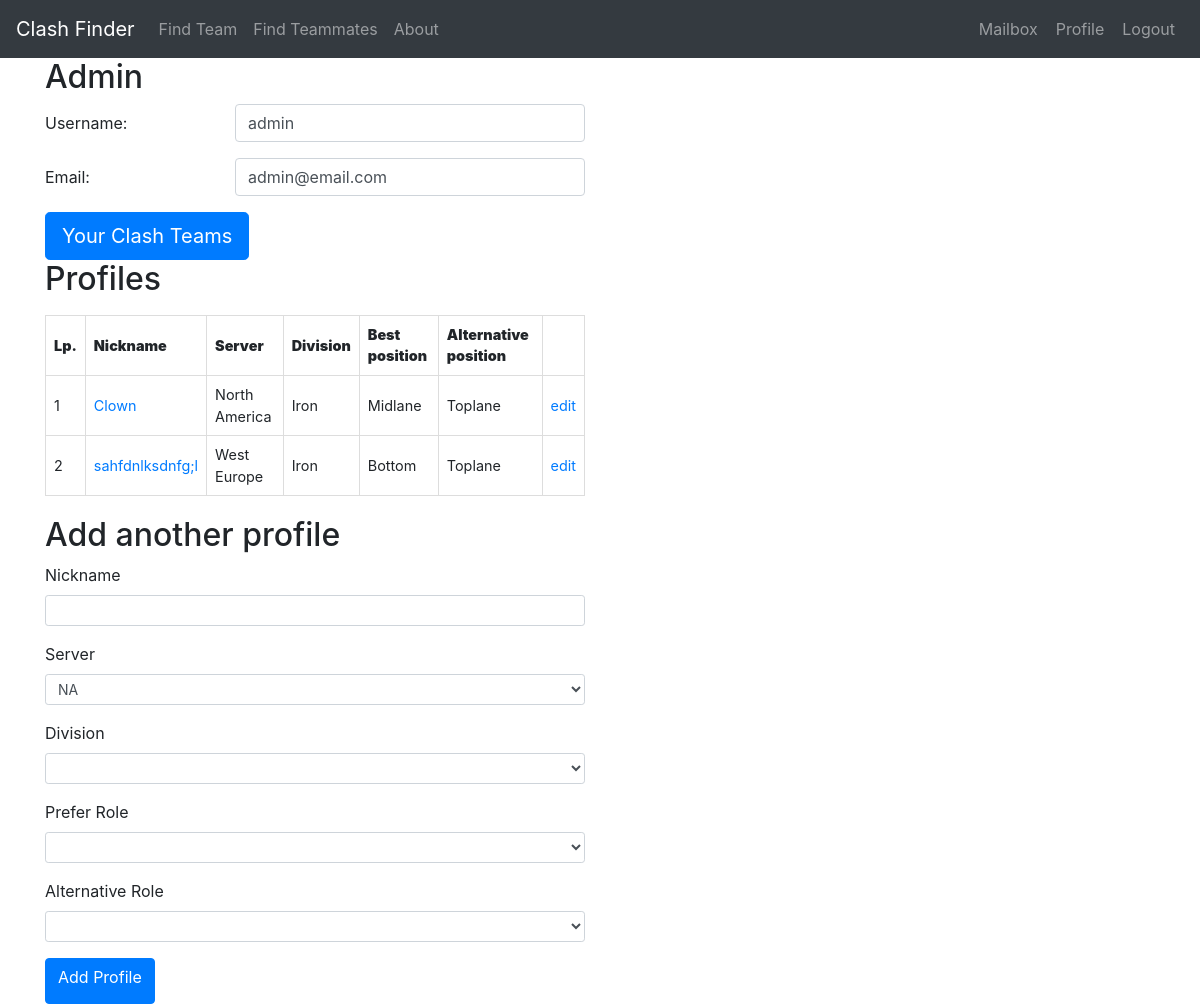
The page /user/admin (signed in) on the database as committed earlier.
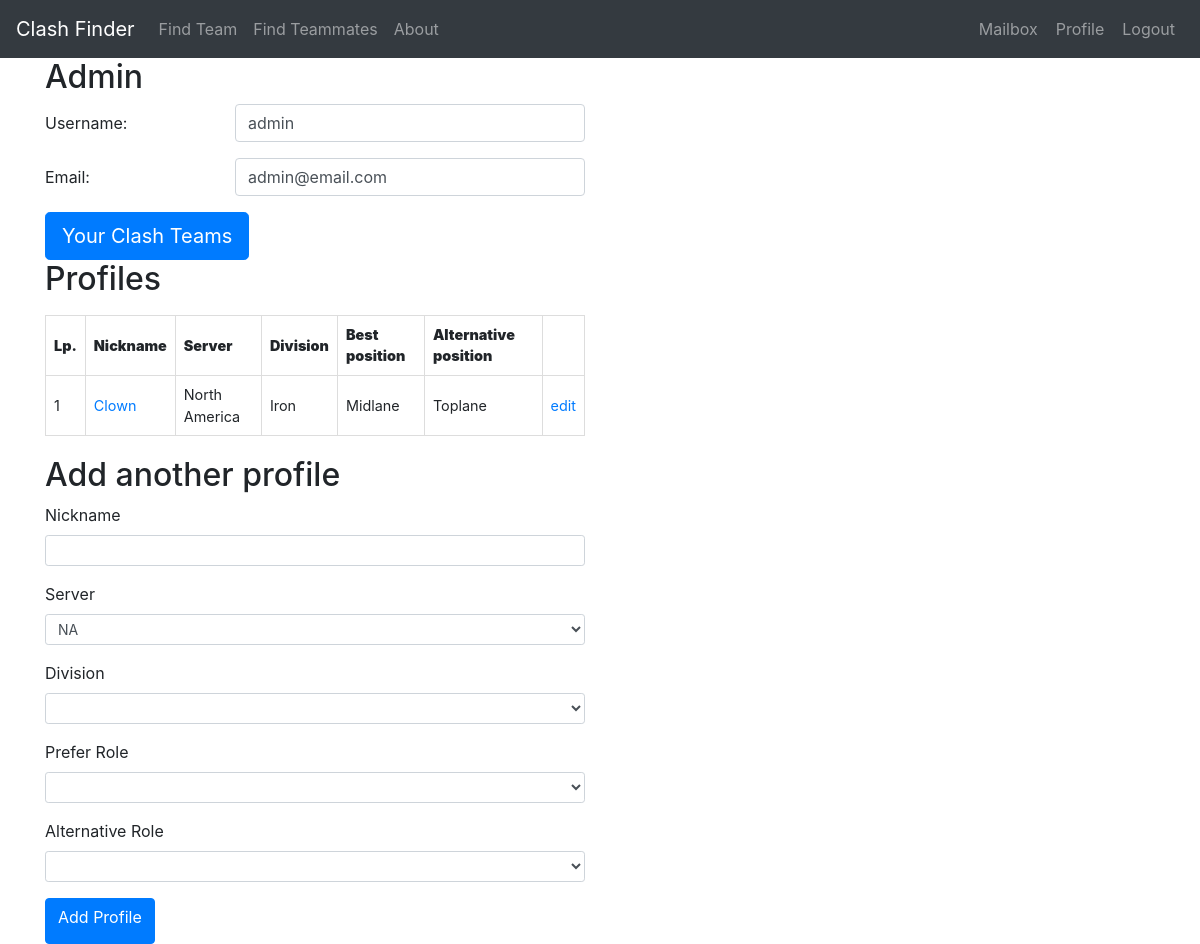
The same page on the database as committed later.
### models.py (models this page shows, shortened)
class User(UserMixin, db.Model):
    id = db.Column(db.Integer, primary_key=True)
    username = db.Column(db.String(64), index=True, unique=True)
    email = db.Column(db.String(120), unique=True, index=True)
    password_hash = db.Column(db.String(128))
    profiles = db.relationship('Profile', backref='User', lazy='dynamic',
                               cascade="all, delete, delete-orphan")  # powiązanie z kontem uzytkownika
    reports = db.relationship('ReportPlayer', backref='Report', lazy='dynamic',
                              cascade="all, delete, delete-orphan")
    invitation_out = db.relationship('ClashInvitation', backref='teamleader', lazy='dynamic',
                                     cascade="all, delete, delete-orphan")
    request_in = db.relationship('ClashRequest', backref='team_creator', lazy='dynamic',
                                 cascade="all, delete, delete-orphan")

class Profile(UserMixin, db.Model):
    id = db.Column(db.Integer, primary_key=True)
    nickname = db.Column(db.String(64), index=True, unique=True)
    server = db.Column(db.String(10), index=True)
    division = db.Column(db.String(20), index=True)
    best_position = db.Column(db.String(20), index=True)
    alternative_position = db.Column(db.String(20), index=True)
    user_id = db.Column(db.Integer, db.ForeignKey('user.id'))
    clash_team = db.relationship('ClashTeam', backref='host', lazy='dynamic')
    invitation_in = db.relationship('ClashInvitation', backref='invitedguest', lazy='dynamic',
                                    cascade="all, delete, delete-orphan")
    request_out = db.relationship('ClashRequest', backref='candidate', lazy='dynamic',
                                  cascade="all, delete, delete-orphan")
    reported = db.relationship('ReportPlayer', backref='Reported', lazy='dynamic',
                               cascade="all, delete, delete-orphan")

### routes.py (the view)
@app.route('/user/<username>', methods=['GET', 'POST'])
@login_required
def user(username):
    user = User.query.filter_by(username=username).first_or_404()
    profiles = Profile.query.filter_by(user_id=user.id).all()
    if len(profiles) == 0:
        profiles = []
    form = ProfileForm()
    return render_template('user.html', profiles=profiles, form=form, user=user, get_server_short_name=get_server_short_name)

### forms.py
class ProfileForm(FlaskForm):
    nickname = StringField('Nickname', validators=[DataRequired()])
    server = SelectField('Server', choices=servers,
                         validators=[DataRequired()])
    division = SelectField('Division', choices=divisions,
                           validators=[DataRequired()])
    pref_role = SelectField(
        'Prefer Role', choices=positions, validators=[DataRequired()])
    alternative_role = SelectField('Alternative Role', choices=positions, validators=[
                                   DataRequired(), DifferentRole('pref_role')])
    submit = SubmitField('Add Profile')

### forms.py (called while the page is built)
def get_server_short_name(server_name):
    for server in servers:
        if server[0] == server_name:
            return server[1]
    return ''

### models.py (called while the page is built)
@login.user_loader
def load_user(id):
    return User.query.get(int(id))

### templates/user.html (shortened to what this page needs)
{% extends "base.html" %}
{% block content %}
<div class="container">
	<div class="row">
		<div class="col-sm-6">
			<h2>{{ user.username | title }}</h2>
			{% if current_user.id == user.id %}
			<div class="account-info">
				<div class="form-group row">
					<label for="username" class="col-sm-4 col-form-label">Username:</label>
					<div class="col-sm-8">
						<div class="form-control">{{ user.username }}</div>
					</div>
				</div>
			</div>
			<div class="account-info">
				<div class="form-group row">
					<label for="email" class="col-sm-4 col-form-label">Email:</label>
					<div class="col-sm-8">
						<div class="form-control">{{ user.email }}</div>
					</div>
				</div>
			</div>
			{% endif %}
			{% if current_user.id == user.id %}
			<a href="{{ url_for('yourteams', username=user.username) }}" class="btn btn-primary btn-lg">Your Clash
				Teams</a>
			{% endif %}
			{% if profiles %}
			<div class="account-info">
				<label for="profiles">
					<h2>Profiles</h2>
				</label>
				<table>
					<thead>
						<tr>
							<th><strong>Lp.</strong></th>
							<th><strong>Nickname</strong></th>
							<th><strong>Server</strong></th>
							<th><strong>Division</strong></th>
							<th><strong>Best position</strong></th>
							<th><strong>Alternative position</strong></th>
							{% if current_user.id == user.id %}
							<td></td>
							{% endif %}
						</tr>
					</thead>
					<tbody>
						{% for profile in profiles %}
						<tr>
							<td>{{ loop.index }}</td>
							<td><a
									href="{{ url_for('profile', nickname=profile.nickname, server=get_server_short_name(profile.server).lower()) }}">{{
									profile.nickname }}</a></td>
							<td>{{ profile.server }}</td>
							<td>{{ profile.division }}</td>
							<td>{{ profile.best_position }}</td>
							<td>{{ profile.alternative_position }}</td>
							{% if current_user.id == user.id %}
							<td><a href="{{ url_for('edit_profile', username=user.username, profile_id=profile.id) }}">edit</a></td>
							{% endif %}
						</tr>
						{% endfor %}
					</tbody>
				</table>
			</div>
			{% else %}
			<p>Currently you do not have any Profiles.</p>
			{% endif %}
			{% if current_user.id == user.id %}
			<div style="height: 20px;"></div>
			<h2>Add another profile</h2>
			<form method="POST" action="{{ url_for('create_profile', username=user.username) }}">
				<div class="form-group">
					{{ form.nickname.label(class="form-control-label") }}
					{{ form.nickname(class="form-control form-control-sm") }}
				</div>
				<div class="form-group">
					{{ form.server.label(class="form-control-label") }}
					{{ form.server(class="form-control form-control-sm") }}
				</div>
				<div class="form-group">
					{{ form.division.label(class="form-control-label") }}
					{{ form.division(class="form-control form-control-sm") }}
				</div>
				<div class="form-group">
					{{ form.pref_role.label(class="form-control-label") }}
					{{ form.pref_role(class="form-control form-control-sm") }}
				</div>
				<div class="form-group">
					{{ form.alternative_role.label(class="form-control-label") }}
					{{ form.alternative_role(class="form-control form-control-sm") }}
				</div>
				<button type="submit" class="btn btn-primary">{{ form.submit.label }}</button>
			</form>
			{% endif %}
		</div>
	</div>
</div>
{% endblock %}

### templates/base.html (shortened to what this page needs)
<!DOCTYPE html>
<html>
<head>
	<link rel="stylesheet" href="https://maxcdn.bootstrapcdn.com/bootstrap/4.5.2/css/bootstrap.min.css">
</head>
<body>
	<nav class="navbar navbar-expand-sm bg-dark navbar-dark">
		<a class="navbar-brand" href="{{ url_for('index') }}">Clash Finder</a>
		<ul class="navbar-nav">
			<li class="nav-item">
				<a class="nav-link" href="{{ url_for('findteam') }}">Find Team</a>
			</li>
			<li class="nav-item">
				<a class="nav-link" href="{{ url_for('findteammates') }}">Find Teammates</a>
			</li>
			<li class="nav-item">
				<a class="nav-link" href="#">About</a>
			</li>
		</ul>
		<ul class="navbar-nav ml-auto">
			{% if current_user.is_authenticated %}
			<li class="nav-item">
				<form method="post" action="{{ url_for('mailbox', username = user.username) }}">
					<button type="submit" class="btn btn-link nav-link">Mailbox</button>
				</form>
			</li>
			<li class="nav-item">
				<form method="post" action="{{ url_for('user', username = user.username) }}">
					<button type="submit" class="btn btn-link nav-link">Profile</button>
				</form>
			</li>
			<li class="nav-item">
				<form method="post" action="{{ url_for('logout') }}">
					<button type="submit" class="btn btn-link nav-link">Logout</button>
				</form>
			</li>
			{% else %}
			<li class="nav-item">
				<a class="nav-link" href="{{ url_for('login') }}">Login</a>
			</li>
			{% endif %}
		</ul>
	</nav>
	{% block content %}
	{% endblock %}
</body>
</html>

### templates/user.html (style rules this page uses)
table { border-collapse: collapse; font-size: 0.9em; border: 1px solid #ddd; }
th { border: 1px solid #ddd; padding: 8px; text-align: left; }
td { border: 1px solid #ddd; padding: 8px; }

Rows that differ between the two databases and show on the page:
removed Profile: nickname "sahfdnlksdnfg;l", server "West Europe", division "Iron", best_position "Bottom", alternative_position "Toplane"
